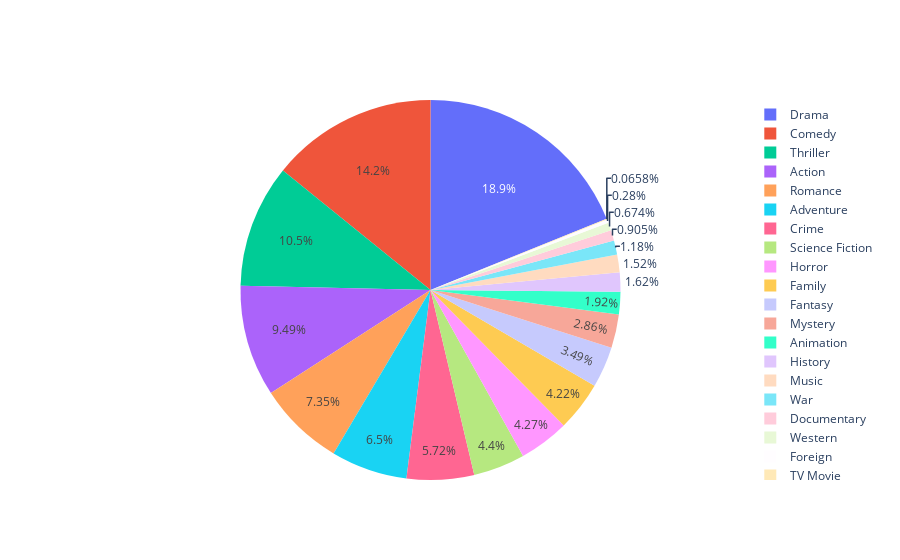

Source (notebook cell):
### Code cell
#Create a pie chart using plot.ly 

labels = genres_df['genres']
values = genres_df['amount']

fig = go.Figure(data=[go.Pie(labels=labels, values=values)])
fig.show()

### Figure 1 — Plotly figure (JSON) as saved in the notebook; plotly's stock layout.template omitted (floating-point values rounded to 4 significant figures)
{"data": [{"labels": ["Action", "Adventure", "Fantasy", "Science Fiction", "Crime", "Drama", "Thriller", "Animation", "Family", "Western", "Comedy", "Romance", "Horror", "Mystery", "History", "War", "Music", "Documentary", "Foreign", "TV Movie"], "type": "pie", "values": [1154, 790, 424, 535, 696, 2297, 1274, 234, 513, 82, 1722, 894, 519, 348, 197, 144, 185, 110, 34, 8]}], "layout": {}}
